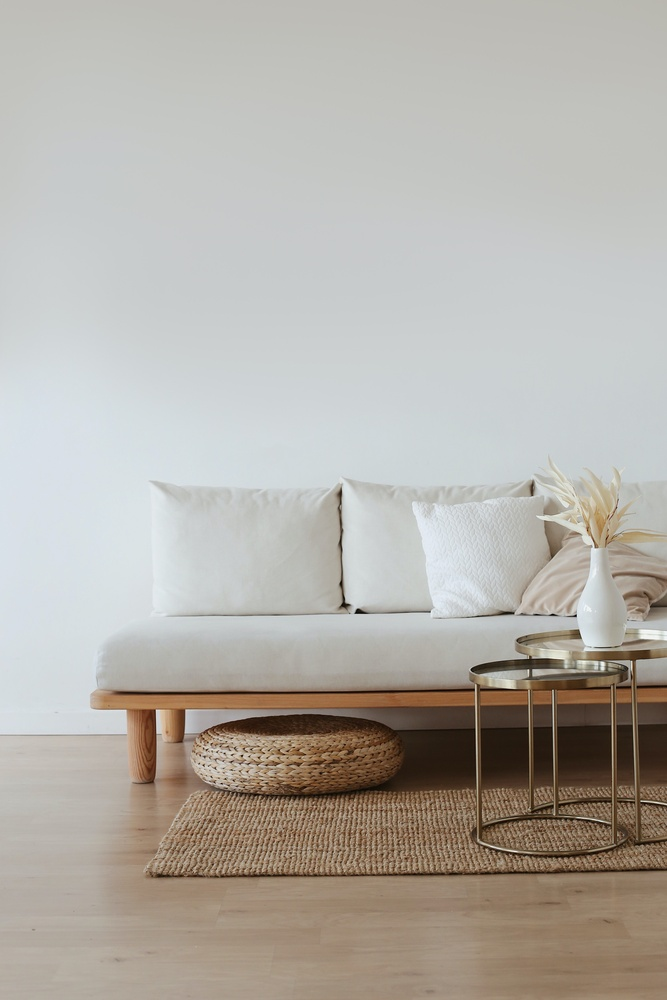
#> input picture cv/lab3/files/image.jpg, 667 x 1000 px, shrunk from 3648 x 5472 before the run; its folder holds only this picture in this run
$ jupyter execute lab3.ipynb
#> lines starting #> are read from the running program, lines starting #| are printed output that depends on the picture
Источник: https://github.com/PacktPublishing/Hands-On-Image-Processing-with-Python/tree/master

[cell 1]
# !pip install -U scikit-image

[cell 2]
import os
from PIL import Image, ImageFilter
import numpy as np
from numpy import asarray
import shutil
from scipy.ndimage import gaussian_filter
import cv2
import matplotlib.pyplot as plt
from scipy import ndimage
from numpy import linalg as LA
from skimage import exposure, feature
import warnings
warnings.filterwarnings("ignore")

[cell 3]
# constants

# 1
P = 256

# 4
K = 5

[cell 4]
# functions
def remove(path):
    if os.path.exists(path):
        if os.path.isfile(path) or os.path.islink(path):
            os.unlink(path)
        else:
            shutil.rmtree(path)

def contrast_stretching(img: np.array) -> np.array:
    return ((img - img.min()) / (img.max() - img.min()) * (P-1)).astype(np.uint8)

[cell 5]
for i in range(1, 9):
    remove(f"files/{i}")
for i in range(1, 9):
    os.mkdir(f"files/{i}")


img = Image.open("files/image.jpg")
#> img is the input picture: PIL image 667x1000 RGB; mean R, G, B 179.5, 175.2, 168.4

### 1. Загрузка и визуализация изображения
#### a) Числовые характеристики изображения

[cell 6]
print(f"Размерность изображения: {img.size[0]}x{img.size[1]}")
#| Размерность изображения: 667x1000
print(f"Число световых каналов: {len(img.getbands())}")
#| Число световых каналов: 3
print(f"Яркостное разрешение: {len(img.getbands()) * 8} bits")
#| Яркостное разрешение: 24 bits

#### б) Если изображение содержит много цветовых каналов, то привести его к одноканальному (в градациях серого) в диапазоне [0; P], P = 255 (яркостное разрешение – 1 байт)

[cell 7]
gray = img.convert('L')
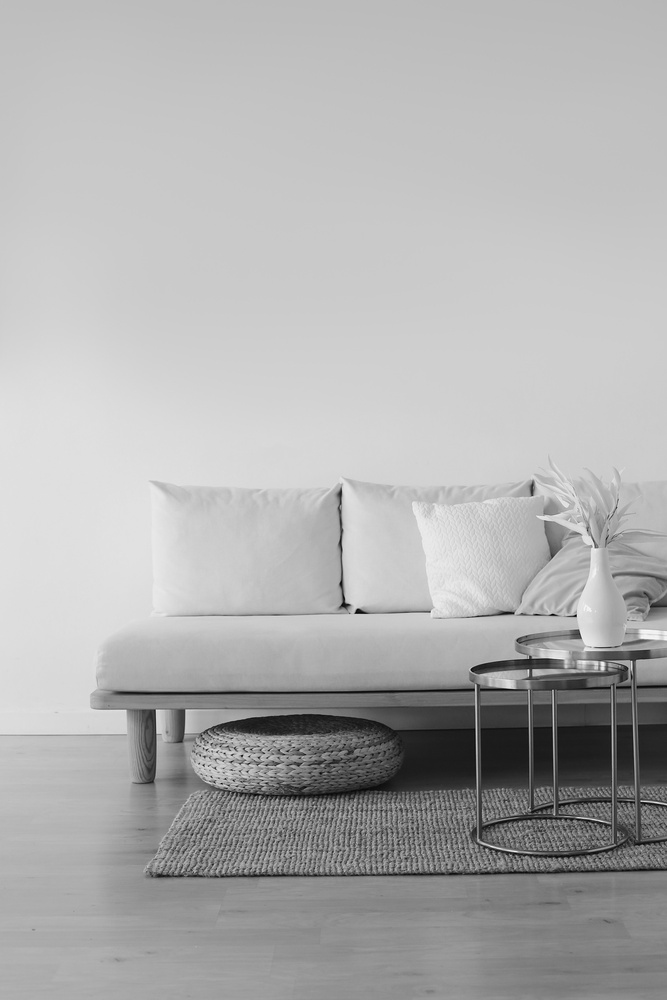
#> gray: PIL image 667x1000 L; min 1, max 249, mean 175.7
gray.save('files/greyscale.jpg')

img_array = asarray(gray)
